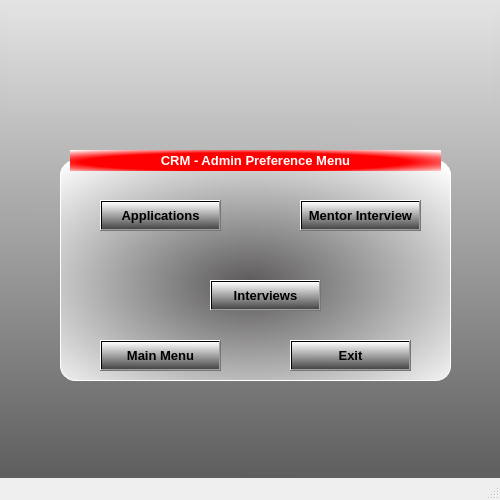
<?xml version="1.0" encoding="UTF-8"?>
<ui version="4.0">
 <class>admin_pref_men_MainWindow</class>
 <widget class="QMainWindow" name="admin_pref_men_MainWindow">
  <property name="geometry">
   <rect>
    <x>0</x>
    <y>0</y>
    <width>500</width>
    <height>500</height>
   </rect>
  </property>
  <property name="minimumSize">
   <size>
    <width>500</width>
    <height>500</height>
   </size>
  </property>
  <property name="maximumSize">
   <size>
    <width>500</width>
    <height>500</height>
   </size>
  </property>
  <property name="acceptDrops">
   <bool>false</bool>
  </property>
  <property name="windowTitle">
   <string>                                                          Admin Preference Menu </string>
  </property>
  <property name="layoutDirection">
   <enum>Qt::LeftToRight</enum>
  </property>
  <property name="autoFillBackground">
   <bool>false</bool>
  </property>
  <widget class="QWidget" name="centralwidget">
   <widget class="QFrame" name="admin_preference_menu_frame">
    <property name="geometry">
     <rect>
      <x>-150</x>
      <y>-100</y>
      <width>721</width>
      <height>661</height>
     </rect>
    </property>
    <property name="styleSheet">
     <string notr="true">background-color: qlineargradient(spread:pad, x1:0.489, y1:1, x2:0.494, y2:0, stop:0 rgba(71, 71, 71, 255), stop:1 rgba(255, 255, 255, 255));</string>
    </property>
    <property name="frameShape">
     <enum>QFrame::StyledPanel</enum>
    </property>
    <property name="frameShadow">
     <enum>QFrame::Raised</enum>
    </property>
    <widget class="QLabel" name="werhere_image_label">
     <property name="geometry">
      <rect>
       <x>160</x>
       <y>110</y>
       <width>481</width>
       <height>101</height>
      </rect>
     </property>
     <property name="styleSheet">
      <string notr="true">background-color: rgba(255, 255, 255, 5);</string>
     </property>
     <property name="text">
      <string/>
     </property>
     <property name="pixmap">
      <pixmap>images/werhere_image.png</pixmap>
     </property>
     <property name="scaledContents">
      <bool>true</bool>
     </property>
    </widget>
    <widget class="QLabel" name="label">
     <property name="geometry">
      <rect>
       <x>220</x>
       <y>250</y>
       <width>371</width>
       <height>21</height>
      </rect>
     </property>
     <property name="styleSheet">
      <string notr="true">background-color: qradialgradient(spread:reflect, cx:0.477, cy:0.568, radius:0.73, fx:0.46, fy:0.575, stop:0.602273 rgba(255, 0, 0, 255), stop:1 rgba(255, 255, 255, 255));</string>
     </property>
     <property name="frameShadow">
      <enum>QFrame::Sunken</enum>
     </property>
     <property name="text">
      <string>&lt;html&gt;&lt;head/&gt;&lt;body&gt;&lt;p align=&quot;center&quot;&gt;&lt;span style=&quot; font-family:'__Inter_46a1ea','__Inter_Fallback_46a1ea','system-ui','arial'; font-size:10pt; font-weight:600; color:#ffffff;&quot;&gt;CRM - Admin Preference Menu&lt;/span&gt;&lt;/p&gt;&lt;/body&gt;&lt;/html&gt;</string>
     </property>
    </widget>
    <widget class="QGroupBox" name="groupBox">
     <property name="geometry">
      <rect>
       <x>210</x>
       <y>260</y>
       <width>391</width>
       <height>221</height>
      </rect>
     </property>
     <property name="styleSheet">
      <string notr="true">
QGroupBox{
	border-radius : 15px;
background-color: qradialgradient(spread:pad, cx:0.488409, cy:0.557, radius:0.73, fx:0.482955, fy:0.568909, stop:0 rgba(89, 87, 87, 255), stop:1 rgba(255, 255, 255, 255));
    border: 1px solid rgb(255, 255, 255);
}</string>
     </property>
     <property name="title">
      <string/>
     </property>
     <widget class="QPushButton" name="interviews_pushButton">
      <property name="geometry">
       <rect>
        <x>150</x>
        <y>120</y>
        <width>111</width>
        <height>31</height>
       </rect>
      </property>
      <property name="font">
       <font>
        <family>Arial</family>
        <pointsize>10</pointsize>
        <bold>true</bold>
       </font>
      </property>
      <property name="styleSheet">
       <string notr="true">
QPushButton:hover{
   border-radius : 6px;
	color: rgb(255, 255, 255);
	background-color:  ;
	background-color: rgb(218, 30, 60);
    border: 1px solid rgb(255, 255, 255);

}

QPushButton:pressed {
                    background-color: rgb(255, 255, 255);
                    color: rgb(0, 0, 255);
                    }</string>
      </property>
      <property name="text">
       <string>Interviews</string>
      </property>
     </widget>
     <widget class="QPushButton" name="mentor_interview_pushButton">
      <property name="geometry">
       <rect>
        <x>240</x>
        <y>40</y>
        <width>121</width>
        <height>31</height>
       </rect>
      </property>
      <property name="font">
       <font>
        <family>Arial</family>
        <pointsize>10</pointsize>
        <bold>true</bold>
       </font>
      </property>
      <property name="styleSheet">
       <string notr="true">
QPushButton:hover{
   border-radius : 6px;
	color: rgb(255, 255, 255);
	background-color:  ;
	background-color: rgb(218, 30, 60);
    border: 1px solid rgb(255, 255, 255);

}

QPushButton:pressed {
                    background-color: rgb(255, 255, 255);
                    color: rgb(0, 0, 255);
                    }</string>
      </property>
      <property name="text">
       <string>Mentor Interview</string>
      </property>
     </widget>
     <widget class="QPushButton" name="back_menu_pushButton">
      <property name="geometry">
       <rect>
        <x>40</x>
        <y>180</y>
        <width>121</width>
        <height>31</height>
       </rect>
      </property>
      <property name="font">
       <font>
        <family>Arial</family>
        <pointsize>10</pointsize>
        <bold>true</bold>
       </font>
      </property>
      <property name="styleSheet">
       <string notr="true">
QPushButton:hover{
   border-radius : 6px;
	color: rgb(255, 255, 255);
	background-color:  ;
	background-color: rgb(218, 30, 60);
    border: 1px solid rgb(255, 255, 255);

}

QPushButton:pressed {
                    background-color: rgb(255, 255, 255);
                    color: rgb(0, 0, 255);
                    }</string>
      </property>
      <property name="text">
       <string>Main Menu</string>
      </property>
     </widget>
     <widget class="QPushButton" name="Exit_pushButton">
      <property name="geometry">
       <rect>
        <x>230</x>
        <y>180</y>
        <width>121</width>
        <height>31</height>
       </rect>
      </property>
      <property name="font">
       <font>
        <family>Arial</family>
        <pointsize>10</pointsize>
        <bold>true</bold>
       </font>
      </property>
      <property name="styleSheet">
       <string notr="true">
QPushButton:hover{
   border-radius : 6px;
	color: rgb(255, 255, 255);
	background-color:  ;
	background-color: rgb(218, 30, 60);
    border: 1px solid rgb(255, 255, 255);

}

QPushButton:pressed {
                    background-color: rgb(255, 255, 255);
                    color: rgb(0, 0, 255);
                    }</string>
      </property>
      <property name="text">
       <string>Exit</string>
      </property>
     </widget>
     <widget class="QPushButton" name="application_page_pushButton">
      <property name="geometry">
       <rect>
        <x>40</x>
        <y>40</y>
        <width>121</width>
        <height>31</height>
       </rect>
      </property>
      <property name="font">
       <font>
        <family>Arial</family>
        <pointsize>10</pointsize>
        <bold>true</bold>
       </font>
      </property>
      <property name="styleSheet">
       <string notr="true">
QPushButton:hover{
   border-radius : 6px;
	color: rgb(255, 255, 255);
	background-color:  ;
	background-color: rgb(218, 30, 60);
    border: 1px solid rgb(255, 255, 255);

}

QPushButton:pressed {
                    background-color: rgb(255, 255, 255);
                    color: rgb(0, 0, 255);
                    }</string>
      </property>
      <property name="text">
       <string>Applications</string>
      </property>
     </widget>
    </widget>
    <zorder>werhere_image_label</zorder>
    <zorder>groupBox</zorder>
    <zorder>label</zorder>
   </widget>
  </widget>
  <widget class="QMenuBar" name="menubar">
   <property name="geometry">
    <rect>
     <x>0</x>
     <y>0</y>
     <width>500</width>
     <height>22</height>
    </rect>
   </property>
  </widget>
  <widget class="QStatusBar" name="statusbar"/>
 </widget>
 <resources/>
 <connections/>
</ui>
